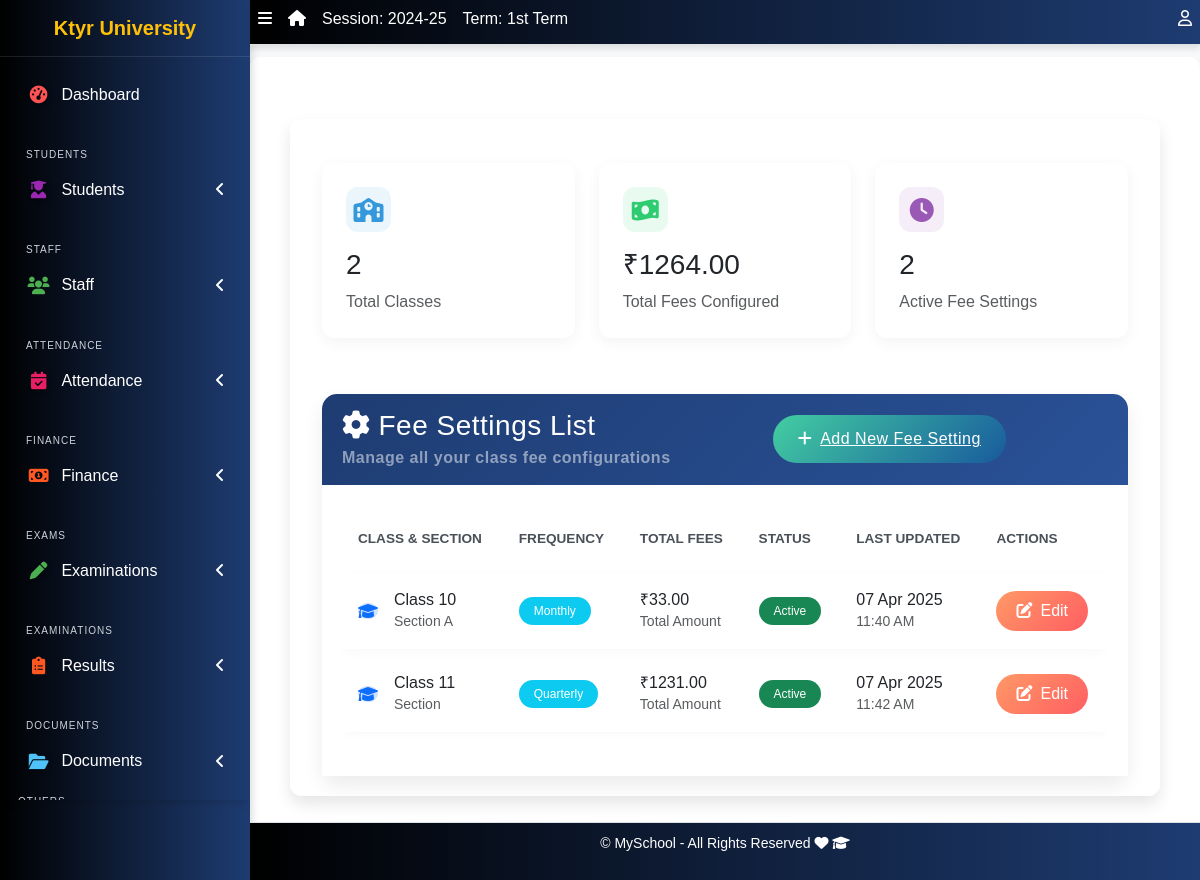
The app's page /fees/settings/list/ with its own data.
### apps/corecode/models.py (models this page shows, shortened)
class AcademicSession(models.Model):
    name = models.CharField(max_length=200, unique=True)
    current = models.BooleanField(default=True)
    class Meta:
        ordering = ["-name"]

class AcademicTerm(models.Model):
    name = models.CharField(max_length=20, unique=True)
    current = models.BooleanField(default=True)
    class Meta:
        ordering = ["name"]

class CollegeProfile(models.Model):
    college_name = models.CharField(max_length=255)
    college_address = models.TextField()
    college_email = models.EmailField()
    college_phone = models.CharField(max_length=15)
    college_logo = models.ImageField(upload_to='college_logos/', blank=True, null=True)
    established_year = models.PositiveIntegerField()
    principal_name = models.CharField(max_length=255)
    college_type = models.CharField(max_length=50, choices=[
        ('Government', 'Government'),
        ('Private', 'Private'),
        ('Semi-Government', 'Semi-Government'),
    ])
    admin_email = models.EmailField()
    admin_contact = models.CharField(max_length=15)
    facebook_link = models.URLField(blank=True, null=True)
    twitter_link = models.URLField(blank=True, null=True)
    linkedin_link = models.URLField(blank=True, null=True)

class FeeSettings(models.Model):
    class_name = models.ForeignKey('StudentClass', on_delete=models.CASCADE)
    section = models.CharField(max_length=20)
    frequency = models.CharField(max_length=20)
    created_at = models.DateTimeField(auto_now_add=True)
    updated_at = models.DateTimeField(auto_now=True)
    class Meta:
        unique_together = ['class_name', 'section']
    def get_total_fees(self):
        return sum(fee.amount - fee.discount for fee in self.fees.all())

class StudentClass(models.Model):
    name = models.CharField(max_length=200, unique=True)
    class Meta:
        verbose_name = "Class"
        verbose_name_plural = "Classes"
        ordering = ["name"]
    def __str__(self):
        return self.name

class FeeStructure(models.Model):
    fee_settings = models.ForeignKey(FeeSettings, on_delete=models.CASCADE, related_name='fees')
    fee_type = models.CharField(max_length=100)
    amount = models.DecimalField(max_digits=10, decimal_places=2)
    due_date = models.DateField()
    late_fee = models.DecimalField(max_digits=10, decimal_places=2, default=0)
    discount = models.DecimalField(max_digits=10, decimal_places=2, default=0)

### apps/corecode/views.py (the view)
# urls.py: path('fees/settings/list/', views.fee_settings_list, name='fee_settings_list'),
def fee_settings_list(request):
    fee_settings_list = FeeSettings.objects.all().order_by('class_name', 'section')
    total_classes = fee_settings_list.count()
    total_fees = sum(setting.get_total_fees() for setting in fee_settings_list)
    active_settings = fee_settings_list.count()  # Assuming all settings are active
    context = {
        'fee_settings_list': fee_settings_list,
        'total_classes': total_classes,
        'total_fees': total_fees,
        'active_settings': active_settings,
    }
    return render(request, 'corecode/fee_settings_list.html', context)

### apps/corecode/templates/corecode/fee_settings_list.html (shortened to what this page needs)
{% extends "base.html" %}
{% load static %}
{% block content %}
<div class="container mt-4">
    <div class="row mb-4">
        <div class="col-md-4">
            <div class="stats-card">
                <div class="stats-icon" style="background: rgba(52, 152, 219, 0.1); color: #3498db;">
                    <i class="fas fa-school"></i>
                </div>
                <h3>{{ total_classes }}</h3>
                <p class="text-muted mb-0">Total Classes</p>
            </div>
        </div>
        <div class="col-md-4">
            <div class="stats-card">
                <div class="stats-icon" style="background: rgba(46, 204, 113, 0.1); color: #2ecc71;">
                    <i class="fas fa-money-bill-wave"></i>
                </div>
                <h3>₹{{ total_fees|floatformat:2 }}</h3>
                <p class="text-muted mb-0">Total Fees Configured</p>
            </div>
        </div>
        <div class="col-md-4">
            <div class="stats-card">
                <div class="stats-icon" style="background: rgba(155, 89, 182, 0.1); color: #9b59b6;">
                    <i class="fas fa-clock"></i>
                </div>
                <h3>{{ active_settings }}</h3>
                <p class="text-muted mb-0">Active Fee Settings</p>
            </div>
        </div>
    </div>
    <div class="fee-card">
        <div class="card-header d-flex justify-content-between align-items-center">
            <div>
                <h3 class="mb-0"><i class="fas fa-cog me-2"></i>Fee Settings List</h3>
                <p class="mb-0 mt-1 text-white-50">Manage all your class fee configurations</p>
            </div>
            <a href="{% url 'fee_settings' %}" class="add-new-btn">
                <i class="fas fa-plus me-2"></i>Add New Fee Setting
            </a>
        </div>
        <div class="card-body p-4">
            {% if fee_settings_list %}
            <div class="table-responsive">
                <table class="table table-custom">
                    <thead>
                        <tr>
                            <th>CLASS & SECTION</th>
                            <th>FREQUENCY</th>
                            <th>TOTAL FEES</th>
                            <th>STATUS</th>
                            <th>LAST UPDATED</th>
                            <th>ACTIONS</th>
                        </tr>
                    </thead>
                    <tbody>
                        {% for setting in fee_settings_list %}
                        <tr>
                            <td>
                                <div class="d-flex align-items-center">
                                    <div class="avatar-sm bg-primary-subtle rounded-circle me-3 d-flex align-items-center justify-content-center">
                                        <i class="fas fa-graduation-cap text-primary"></i>
                                    </div>
                                    <div>
                                        <h6 class="mb-0">Class {{ setting.class_name }}</h6>
                                        <small class="text-muted">Section {{ setting.section }}</small>
                                    </div>
                                </div>
                            </td>
                            <td>
                                <span class="badge badge-custom bg-info">{{ setting.frequency }}</span>
                            </td>
                            <td>
                                <h6 class="mb-0">₹{{ setting.get_total_fees|floatformat:2 }}</h6>
                                <small class="text-muted">Total Amount</small>
                            </td>
                            <td>
                                <span class="badge badge-custom bg-success">Active</span>
                            </td>
                            <td>
                                <div>
                                    <h6 class="mb-0">{{ setting.updated_at|date:"d M Y" }}</h6>
                                    <small class="text-muted">{{ setting.updated_at|time:"H:i A" }}</small>
                                </div>
                            </td>
                            <td>
                                <a href="{% url 'fee_settings' %}?class_name={{ setting.class_name.id }}&section={{ setting.section }}"
                                   class="btn btn-edit">
                                    <i class="fas fa-edit me-2"></i>Edit
                                </a>
                            </td>
                        </tr>
                        {% endfor %}
                    </tbody>
                </table>
            </div>
            {% endif %}
        </div>
    </div>
</div>
{% endblock %}

### templates/base.html (shortened to what this page needs)
{% load static %}
<!DOCTYPE html>
<html lang="en">
<head>
  <link rel="stylesheet" href="{% static 'dist/css/preload.css' %}">
  <link rel="stylesheet" href="{% static 'plugins/fontawesome-free/css/all.min.css' %}">
  <link rel="stylesheet" href="{% static 'plugins/toastr/toastr.min.css' %}">
<link rel="stylesheet" href="https://cdn.jsdelivr.net/npm/bootstrap-icons/font/bootstrap-icons.css">
    <link rel="stylesheet" href="https://cdnjs.cloudflare.com/ajax/libs/font-awesome/6.5.0/css/all.min.css">
  <link rel="stylesheet"
    href="{% static 'plugins/overlayScrollbars/css/OverlayScrollbars.min.css' %}">
  <link rel="stylesheet" href="{% static 'plugins/Datatables/datatables.min.css' %}" />
  <link rel="stylesheet" href="{% static 'dist/css/adminlte.min.css' %}">
  <link rel="stylesheet" href="https://cdnjs.cloudflare.com/ajax/libs/font-awesome/6.0.0-beta3/css/all.min.css">
  <link rel="stylesheet" href="https://cdn.jsdelivr.net/npm/bootstrap@5.3.0/dist/css/bootstrap.min.css">
  <link rel="stylesheet" href="{% static 'dist/css/style.css' %}">
  <link rel="stylesheet" href="{% static 'dist/css/sidebar-fix.css' %}">
</head>
<body class="hold-transition sidebar-mini layout-fixed layout-navbar-fixed layout-footer-fixed">
  <div class="wrapper">
    <nav class="main-header navbar navbar-expand navbar-dark">
      <ul class="navbar-nav">
        <li class="nav-item">
          <a class="nav-link" data-widget="pushmenu" href="#" role="button"><i
              class="fas fa-bars"></i></a>
        </li>
        <li class="nav-item d-none d-sm-inline-block">
          <a href="{% url 'home' %} " class="nav-link"><i class="fa fa-home"></i></a>
        </li>
        <li class="nav-item d-none d-sm-inline-block">
          <a href="{% url 'current-session' %}" class="nav-link">Session: {{ current_session }}</a>
        </li>
        <li class="nav-item d-none d-sm-inline-block">
          <a href="{% url 'current-session' %}" class="nav-link">Term: {{ current_term }}</a>
        </li>
      </ul>
      <ul class="navbar-nav ml-auto">
        <li class="nav-item dropdown">
          <a class="nav-link" data-toggle="dropdown" href="#">
            <i class="far fa-user"></i>
          </a>
        </li>
      </ul>
    </nav>
    <aside class="main-sidebar sidebar-dark-primary">
      <a href="{% url 'home' %}" class="brand-link">{{ profile.college_name | default:"MySchool" }}</a>
<div class="sidebar">
  <nav class="mt-2">
      <ul class="nav nav-pills nav-sidebar flex-column" data-widget="treeview" role="menu" data-accordion="false">
          <li class="nav-item">
              <a href="{% url 'home' %}" class="nav-link {% if request.resolver_match.url_name == 'home' %}active{% endif %}">
                  <i class="nav-icon fas fa-tachometer-alt" style="color: #ff5733; text-shadow: 2px 2px 5px rgba(0, 0, 0, 0.3);"></i>
                  <p>Dashboard</p>
              </a>
          </li>
          <li class="nav-header">Students</li>
          <li class="nav-item has-treeview  {% if request.resolver_match.url_name in 'student-list student-create student-details  ' %}menu-open{% endif %}">
              <a href="#" class="nav-link  " >
                  <i class="nav-icon fas fa-user-graduate" style="color: #3399ff; text-shadow: 2px 2px 5px rgba(0, 0, 0, 0.3);"></i>
                  <p>Students<i class="fas fa-angle-left right"></i></p>
              </a>
          </li>
          <li class="nav-header">Staff</li>
          <li class="nav-item has-treeview  {% if request.resolver_match.url_name in 'staff-list non-teaching-staffs-list' %}menu-open{% endif %}">
              <a href="#" class="nav-link">
                  <i class="nav-icon fas fa-users" style="color: #9933ff;"></i>
                  <p>Staff<i class="fas fa-angle-left right"></i></p>
              </a>
          </li>
          <li class="nav-header">Attendance</li>
            <li class="nav-item has-treeview {% if request.resolver_match.url_name in 'attendance_list' %}menu-open{% endif %}">
                <a href="#" class="nav-link">
                    <i class="nav-icon fas fa-calendar-check" style="color: #ffcc00; text-shadow: 2px 2px 5px rgba(0, 0, 0, 0.3);"></i>
                    <p>Attendance<i class="fas fa-angle-left right"></i></p>
                </a>
            </li>
          <li class="nav-header">Finance</li>
          <li class="nav-item has-treeview {% if request.resolver_match.url_name in 'invoice-list' %}menu-open{% endif %}">
              <a href="#" class="nav-link">
                  <i class="nav-icon fas fa-money-bill-alt" style="color: #66ccff;"></i>
                  <p>
                      Finance
                      <i class="fas fa-angle-left right"></i>
                  </p>
              </a>
          </li>
          <li class="nav-header">Exams</li>
          <li class="nav-item has-treeview">
              <a href="#" class="nav-link">
                  <i class="nav-icon fas fa-pen" style="color: #ff6600; text-shadow: 2px 2px 5px rgba(0, 0, 0, 0.3);"></i>
                  <p>Examinations<i class="fas fa-angle-left right"></i></p>
              </a>
          </li>
          <li class="nav-header">Examinations</li>
          <li class="nav-item has-treeview">
              <a href="#" class="nav-link">
                  <i class="nav-icon fas fa-clipboard-list" style="color: #ff5050;"></i>
                  <p>Results<i class="fas fa-angle-left right"></i></p>
              </a>
          </li>
          <li class="nav-header">Documents</li>
          <li class="nav-item has-treeview">
              <a href="#" class="nav-link">
                  <i class="nav-icon fas fa-folder-open" style="color: #9933ff; text-shadow: 2px 2px 5px rgba(0, 0, 0, 0.3);"></i>
                  <p>Documents<i class="fas fa-angle-left right"></i></p>
              </a>
          </li>
          <ul class="nav nav-pills nav-sidebar flex-column" data-widget="treeview" role="menu" data-accordion="false">
            <li class="nav-header">Others</li>
        </ul>
      </ul>
  </nav>
</div>
    </aside>
    <div class="content-wrapper">
      <section class="content-header">
        <div class="container-fluid">
          <div class="row mb-1">
            <div class="col-sm-8">
            </div>
            <div class="col-sm-4">
            </div>
          </div>
        </div>
      </section>
      <section class="content" >
        <div class="container-fluid">
          <div class="row">
            <div class="col-md-12">
              {% block fullcard %}
              <div class="card">
                <div class="card-body">
                  <div class="row">
                    <div class="col">
                      {% block content %}
                      {% endblock content %}
                    </div>
                  </div>
                </div>
              </div>
              {% endblock fullcard %}
            </div>
          </div>
        </div>
      </section>
    </div>
    <footer class="main-footer">
      <p>&copy; {{ site_config.schoolname | default:"MySchool" }} - All Rights Reserved
      <i class="fas fa-heart"></i>
      <i class="fas fa-graduation-cap"></i></p>
    </footer>
  </div>
</body>
</html>

### records on screen
AcademicSession: name "2024-25"
AcademicTerm: name "1st Term"
CollegeProfile: college_name "Ktyr University"
FeeSettings: class_name "10", section "A", frequency "Monthly", get_total_fees "33.00", updated_at "07 Apr 2025", updated_at "11:40 AM"
FeeSettings: class_name "11", frequency "Quarterly", get_total_fees "1231.00", updated_at "07 Apr 2025", updated_at "11:42 AM"

### other values on screen
{{ total_classes }} "2"
{{ total_fees|floatformat:2 }} "1264.00"
{{ active_settings }} "2"
{{ site_config.schoolname | default:"MySchool" }} "MySchool"
